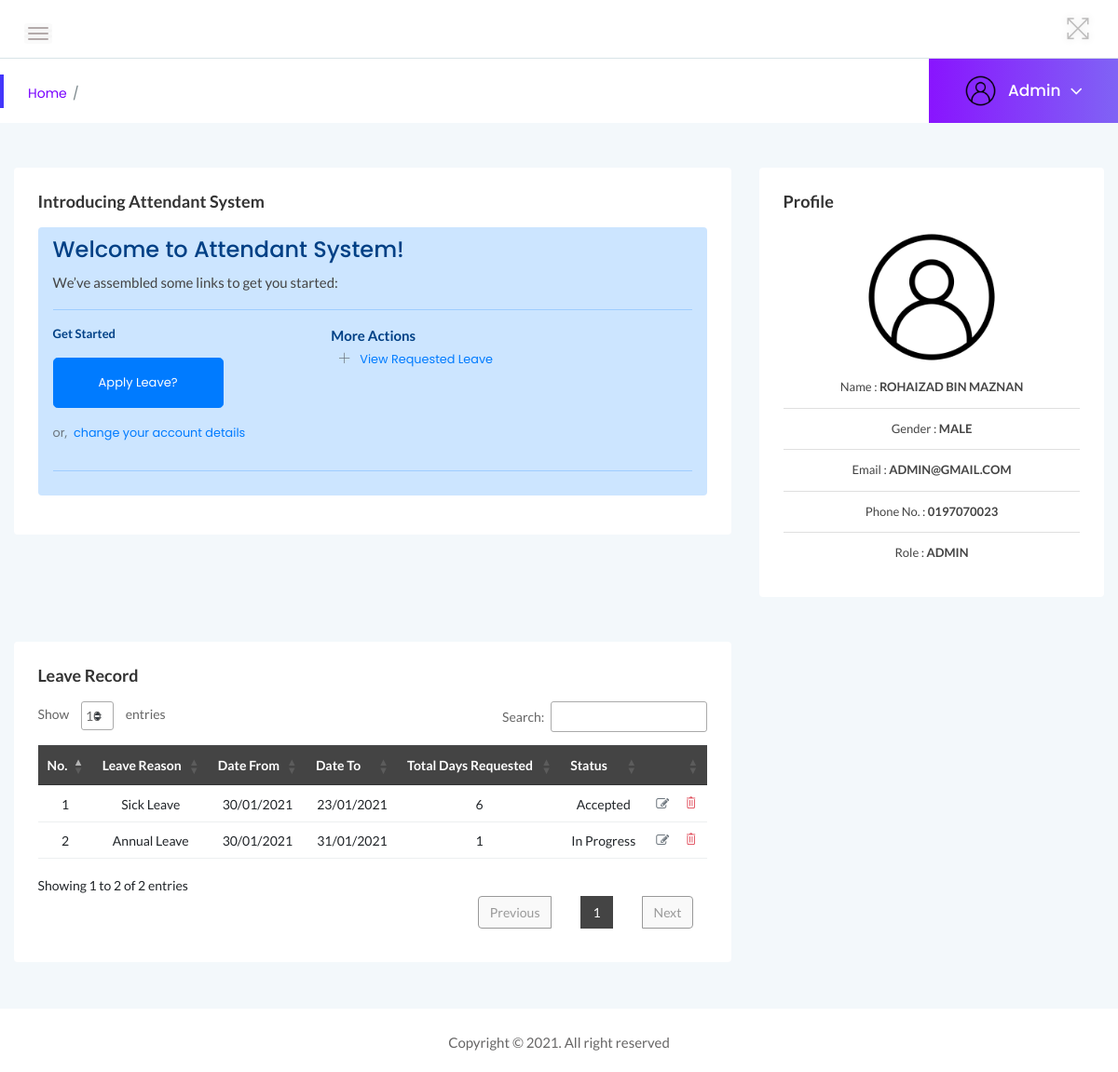
/staff-index.php (signed in), run on the app's committed database.
### tables this page shows
CREATE TABLE `user` (
  `userId` int(11) NOT NULL,
  `username` varchar(50) NOT NULL,
  `password` text NOT NULL,
  `email` varchar(100) NOT NULL,
  `fullname` varchar(100) NOT NULL,
  `gender` varchar(10) NOT NULL,
  `phoneNo` varchar(12) NOT NULL,
  `role` varchar(10) NOT NULL,
  `createdOn` timestamp NOT NULL DEFAULT current_timestamp() ON UPDATE current_timestamp()
);

CREATE TABLE `applyleave` (
  `applyId` int(11) NOT NULL,
  `apply_userId` int(11) NOT NULL,
  `apply_leaveRequestId` int(11) NOT NULL,
  `date_from` date NOT NULL,
  `date_to` date NOT NULL,
  `total_days` int(11) NOT NULL,
  `apply_status` varchar(50) NOT NULL,
  `createdOn` timestamp NOT NULL DEFAULT current_timestamp() ON UPDATE current_timestamp()
);

CREATE TABLE `leavereason` (
  `leaveId` int(11) NOT NULL,
  `leaveName` varchar(50) NOT NULL,
  `leaveCreatedOn` timestamp NOT NULL DEFAULT current_timestamp() ON UPDATE current_timestamp()
);

### dashboard-staff.php (the view, shortened to what this page needs)
<div class="main-content-inner">
    <div class="row">
                <div class="col-8 col-lg-8 mt-5 col-md-12 col-sm-12 col-xs-12">
                            <div class="card">
                                <div class="card-body">
                                    <h4 class="header-title">Introducing Attendant System</h4>
                                    <div class="additional-content">
                                        <div class="alert alert-primary" role="alert">
                                            <h4 class="alert-heading">Welcome to Attendant System!</h4>
                                            <p>We’ve assembled some links to get you started:</p>
                                            <hr>
                                            <div class="row">
                                                <div class="col-5 col-lg-5 col-md-12 col-sm-12 col-xs-12"
                                                    <p class="mb-0"><b>Get Started</b></p>
                                                    <p>
                                                    <a href="staff-index.php?post_type=apply-leave&submitted=none" class="btn btn-primary btn-lg mb-3 mt-3 pl-5 pr-5 pt-3 pb-3" >Apply Leave?</a><br/>
                                                    <h6 class="mb-3">
                                                        <small class="text-muted">or,&nbsp; <a href="staff-index.php?post_type=setting&submitted=none">change your account details</a></small>
                                                    </h6>
                                                    </p>
                                                </div>
                                                <div class="col-6 col-lg-6 col-md-12 col-sm-12 col-xs-12"
                                                    <p class="mb-0" style="font-size: 15px;"><b>More Actions</b></p>
                                                    <p>
                                                    <h6 class="mb-3 mt-1 pl-2">
                                                        <small class="text-muted"><i class="ti-plus" style="font-weight: 500"></i> <a href="staff-index.php?post_type=list-leave-applied&submitted=none" target="_blank">&nbsp; View Requested Leave</a></small>
                                                    </h6>
                                                    </p>
                                                </div>
                                            </div>
                                            <hr>
                                        </div>
                                    </div>
                                </div>
                            </div>
                        </div>
                <div class="col-4 mt-5 col-lg-4 col-md-12 col-sm-12 col-xs-12">
                        <div class="card">
                            <div class="card-body">
                                <h4 class="header-title">Profile</h4>
                                <div class="row text-center">
                                    <div class="col-4 col-md-12">
                                        <img src="image/dashboard.png" alt="avatar" style="height:150px !important">
                                    </div>
                                    <div class="col-6 col-md-12">
                                                <ul class="list-group list-group-flush">
<?php
$result = "SELECT * from user WHERE  username = '".$_SESSION['username']."'";
$output = mysqli_query($conn,$result);
while($row = mysqli_fetch_assoc($output)) { ?>
                                                    <li class="list-group-item">Name : <b class="text-uppercase"><?php echo $row['fullname'] ?></b></li>
                                                    <li class="list-group-item">Gender : <b class="text-uppercase"><?php echo $row['gender'] ?></b></li>
                                                    <li class="list-group-item">Email : <b class="text-uppercase"><?php echo $row['email'] ?></b></li>
                                                    <li class="list-group-item">Phone No. : <b class="text-uppercase"><?php echo $row['phoneNo'] ?></b></li>
                                                    <li class="list-group-item">Role : <b class="text-uppercase"><?php echo $row['role'] ?></b></li>
<?php } ?>
                                                </ul>
                                    </div>
                                </div>
                            </div>
                        </div>
                    </div>
    </div>
    <div class="row">
                    <div class="col-8 col-lg-8 col-md-12 col-sm-12 col-xs-12 mt-5">
                        <div class="card">
                            <div class="card-body">
                                <h4 class="header-title">Leave Record</h4>
                                <div class="data-tables datatable-dark">
                                    <table id="dataTable3" class="text-center" style="text-transform: capitalize !important;">
                                        <thead>
                                            <tr>
                                                <th>No.</th>
                                                <th>Leave Reason</th>
                                                <th>Date From</th>
                                                <th>Date To</th>
                                                <th>Total Days Requested</th>
                                                <th>Status</th>
                                                <th></th>
                                            </tr>
                                        </thead>
                                        <tbody>
<?php
$listLeave = "SELECT user.*, applyleave.*, leavereason.* FROM applyleave JOIN user ON applyleave.apply_userId=user.userId JOIN leavereason ON applyleave.apply_leaveRequestId=leavereason.leaveId WHERE user.userId = '$userId'";
$resultPage = mysqli_query($conn,$listLeave);
$i = 1;
if (mysqli_num_rows($resultPage) > 0) {
while($rowPage = mysqli_fetch_assoc($resultPage)) {
    $date1 = date('j/m/Y', strtotime($rowPage['date_from']));
    $date2 = date('j/m/Y', strtotime($rowPage['date_to']));
?>
                                            <tr>
                                                <td> <?php echo $i++ ?></td>
                                            	<td><?php echo $rowPage['leaveName']; ?> </td>
                                                <td><?php echo $date1; ?></td>
                                                <td><?php echo $date2; ?> </td>
                                                <td><?php echo $rowPage['total_days']; ?> </td>
                                                <td><?php echo $rowPage['apply_status']; ?> </td>
                                                <td>
                                                    <ul class="d-flex justify-content-center">
                                                        <li class="mr-3"><a href="staff-index.php?post_type=apply-details&submitted=none&id=<?php echo $rowPage['applyId']; ?>" class="text-secondary"><i class="fa fa-edit"></i></a></li>
                                                        <li><a href="javascript:delete_data(<?php echo $rowPage['applyId']; ?>)" class="text-danger"><i class="ti-trash"></i></a></li>
                                                    </ul>
                                                </td>
                                            </tr>
<?php
} } ?>
                                        </tbody>
                                    </table>
                                </div>
                            </div>
                        </div>
                    </div>
    </div>
</div>

### data on the page
user: fullname "ROHAIZAD BIN MAZNAN", gender "MALE", email "ADMIN@GMAIL.COM", phoneNo "0197070023", role "ADMIN"
applyleave: apply_leaveRequestId.leaveName "Sick Leave", date_from "30/01/2021", date_to "23/01/2021", total_days "6", apply_status "Accepted"
applyleave: apply_leaveRequestId.leaveName "Annual Leave", date_from "30/01/2021", date_to "31/01/2021", total_days "1", apply_status "In Progress"

### other printed values
$_SESSION['username'] "Admin"
